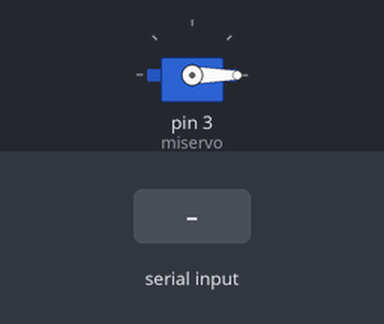
Bench run of a sketch on a simulated Arduino Uno, built with avr-gcc and run on an emulated ATmega328P. On the bench: servo. The test bench sets the inputs (shaded band). What the sketch prints to the serial monitor is not drawn.

Above: at 1.2 s.
1.3 s: "90,45\n" received over Serial
At 2.2 s:
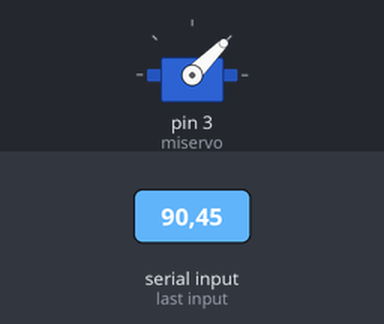
3.3 s: "30,150\n" received over Serial
At 4.9 s:
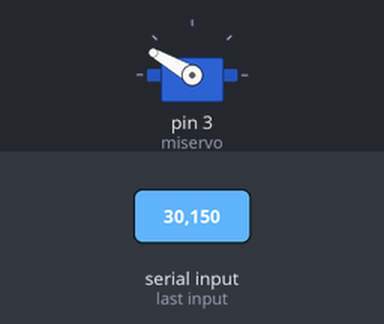
5.3 s: "90\n" received over Serial
At 6.1 s:
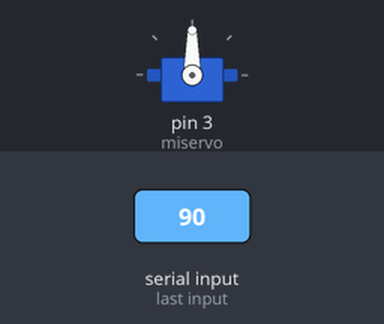
Timing chart, 0 to 8.3 s (numbered marks = the images above; inputs shaded):
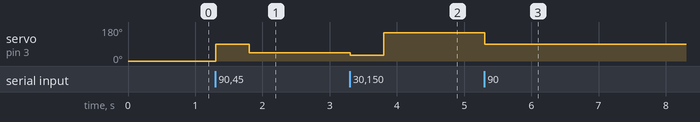

The sketch:

5.2Servoteclado.ino
```cpp
/* servo con teclado */

  #include <Servo.h> //se introduce la librería del servo
  Servo miservo; //se crea el objeto servo
  int pinservo=3; //declaro la variable del pin donde irá el servo
  long valorteclado; //para declarar el teclado


  void setup()
{
  miservo.attach(3); //es lo mismo que el int pinservo=3
  miservo.write(0); //que comience apagado
  Serial.begin(9600); //para ejecutar el monitor serie
}
  void loop()
{
  if(Serial.available()>0) //para preguntar al programa si ese número ya está cogido

  {
   valorteclado = Serial.parseInt (); //para que se guarde el número entero de la tecla

   if(valorteclado > 0 and valorteclado <= 180) //si el valor que he hecho entre 1 y 180
   {
     miservo.write(valorteclado);
     Serial.print("el número en pantalla ha sido el ");
     Serial.println(valorteclado);
     Serial.print("º");
    }
   delay(500); //el tiempo que tarda en ejecutarse
  }
}
```

Measured:
- after the input at 1.3 s, servo on pin 3 (miservo): 0° → 90° at once, → 45° 0.50 s later
- after the input at 3.3 s, servo on pin 3 (miservo): 45° → 30° at once, → 150° 0.50 s later
- after the input at 5.3 s, servo on pin 3 (miservo): 150° → 90° at once
